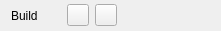
    <widget class="QWidget" name="horizontalLayoutWidget_7">
     <property name="geometry">
      <rect>
       <x>0</x>
       <y>300</y>
       <width>221</width>
       <height>31</height>
      </rect>
     </property>
     <layout class="QHBoxLayout" name="build_LO">
      <property name="spacing">
       <number>6</number>
      </property>
      <property name="topMargin">
       <number>0</number>
      </property>
      <property name="bottomMargin">
       <number>0</number>
      </property>
      <item>
       <widget class="QLabel" name="label_3">
        <property name="minimumSize">
         <size>
          <width>50</width>
          <height>0</height>
         </size>
        </property>
        <property name="maximumSize">
         <size>
          <width>50</width>
          <height>16777215</height>
         </size>
        </property>
        <property name="text">
         <string>Build</string>
        </property>
       </widget>
      </item>
      <item>
       <widget class="QPushButton" name="component_buildAll_BN">
        <property name="minimumSize">
         <size>
          <width>22</width>
          <height>22</height>
         </size>
        </property>
        <property name="maximumSize">
         <size>
          <width>22</width>
          <height>22</height>
         </size>
        </property>
        <property name="font">
         <font>
          <family>Segoe UI</family>
          <pointsize>8</pointsize>
          <weight>50</weight>
          <bold>false</bold>
          <kerning>true</kerning>
         </font>
        </property>
        <property name="toolTip">
         <string>Build components</string>
        </property>
        <property name="layoutDirection">
         <enum>Qt::LeftToRight</enum>
        </property>
        <property name="styleSheet">
         <string notr="true"/>
        </property>
        <property name="text">
         <string/>
        </property>
        <property name="flat">
         <bool>false</bool>
        </property>
       </widget>
      </item>
      <item>
       <widget class="QPushButton" name="component_unbuildAll_BN">
        <property name="minimumSize">
         <size>
          <width>22</width>
          <height>22</height>
         </size>
        </property>
        <property name="maximumSize">
         <size>
          <width>22</width>
          <height>22</height>
         </size>
        </property>
        <property name="font">
         <font>
          <family>Segoe UI</family>
          <pointsize>8</pointsize>
          <weight>50</weight>
          <bold>false</bold>
          <kerning>true</kerning>
         </font>
        </property>
        <property name="toolTip">
         <string>Unbuild components</string>
        </property>
        <property name="layoutDirection">
         <enum>Qt::LeftToRight</enum>
        </property>
        <property name="styleSheet">
         <string notr="true"/>
        </property>
        <property name="text">
         <string/>
        </property>
        <property name="flat">
         <bool>false</bool>
        </property>
       </widget>
      </item>
      <item>
       <spacer name="horizontalSpacer">
        <property name="orientation">
         <enum>Qt::Horizontal</enum>
        </property>
        <property name="sizeHint" stdset="0">
         <size>
          <width>40</width>
          <height>20</height>
         </size>
        </property>
       </spacer>
      </item>
     </layout>
    </widget>
